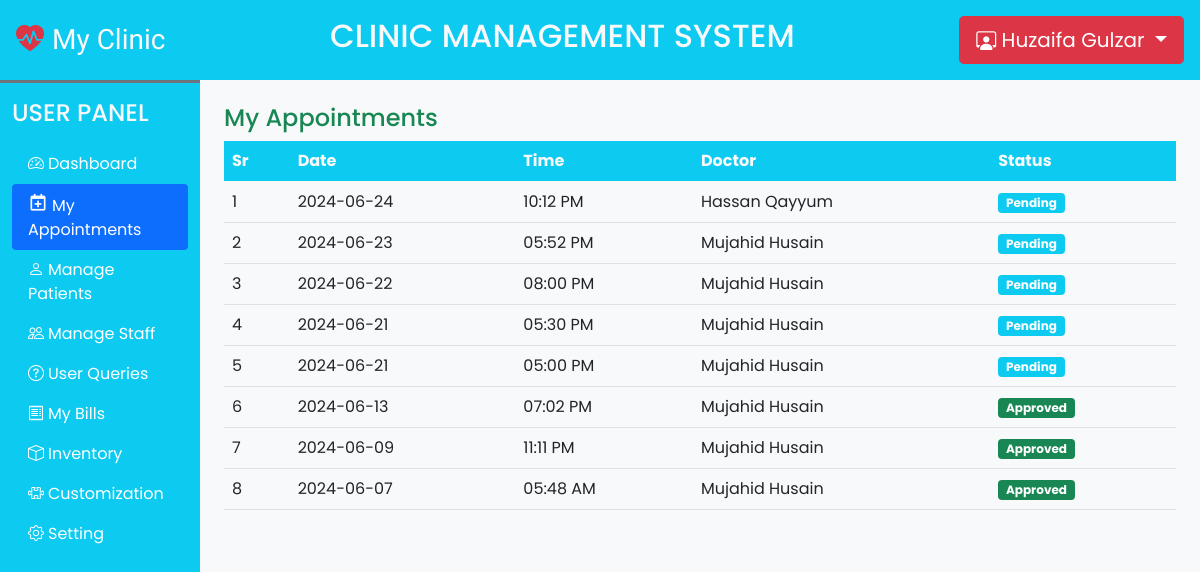
Page /patient/appointments.php (signed in) on the committed database.
### tables this page shows
CREATE TABLE `appointments` (
  `id` int(11) NOT NULL,
  `date` date NOT NULL,
  `time` time NOT NULL,
  `doctor_id` int(11) NOT NULL,
  `patient_id` int(11) NOT NULL,
  `status` tinyint(4) NOT NULL
);

CREATE TABLE `doctor` (
  `id` int(11) NOT NULL,
  `name` varchar(100) NOT NULL,
  `email` varchar(150) NOT NULL,
  `image` varchar(255) NOT NULL,
  `Specialization` varchar(100) NOT NULL,
  `pn` bigint(20) NOT NULL,
  `date_of_join` date NOT NULL DEFAULT current_timestamp(),
  `address` varchar(250) NOT NULL,
  `fees` int(50) NOT NULL,
  `password` varchar(300) NOT NULL,
  `status` tinyint(4) NOT NULL DEFAULT 0
);

### patient/partials/db_config.php (called while the page is built, shortened)
<?php
function select($sql, $values, $datatype){
  $con = $GLOBALS['con'];
  if($stmt = mysqli_prepare($con, $sql)){
    mysqli_stmt_bind_param($stmt, $datatype, ...$values);
    if(mysqli_stmt_execute($stmt)){
      $res = mysqli_stmt_get_result($stmt);
      return $res;
    }
    else{
      die("Query Can not be Executed- SELECT");
    }
  }
  else{
    die("Query Can not be Prepared- SELECT");
  }
}
?>

### patient/appointments.php (the view, shortened to what this page needs)
<?php
  require("partials/db_config.php");
  $patient_id = $_SESSION['userId'];
?>
<!DOCTYPE html>
<html lang="en">
<head>
  <?php require('partials/links.php');?>
</head>
<body class="bg-light">
  <?php require('partials/header.php');?>
  <div class="container-fluid" id="menu-content">
    <div class="row">
      <div class="col-lg-10 ms-auto p-4">
        <h4 class="text-success">My Appointments</h4>
        <div class="col-md-12">
                  <div class="table">
                      <table class="table table-hover">
                          <thead class="bg-info text-light">
                              <tr>
                                  <th>Sr</th>
                                  <th>Date</th>
                                  <th>Time</th>
                                  <th>Doctor</th>
                                  <th>Status</th>
                              </tr>
                          </thead>
                          <tbody>
                              <?php
                              $ap_q = "SELECT * FROM `appointments` WHERE `patient_id` = ? ORDER BY `date` DESC";
                              $ap_val = [$patient_id];
                              $ap_res = select($ap_q, $ap_val, 'i');
                              $i = 1;
                              if ($ap_res) {
                                  while ($row = mysqli_fetch_assoc($ap_res)) {
                                      $doctor_id = $row['doctor_id'];
                                      $status = ($row['status'] == 0) ? '<span class="badge bg-info text-white">Pending</span>' : '<span class="badge bg-success text-white">Approved</span>';
                                      $time = $row['time'];
                                      $dateTime = DateTime::createFromFormat('H:i:s', $time);
                                      $timeFormatted = $dateTime->format('h:i A');
                                      $doc_q = "SELECT * FROM `doctor` WHERE `id` = ?";
                                      $doc_val = [$doctor_id];
                                      $doc_res = select($doc_q, $doc_val, 'i');
                                      $doc_data = mysqli_fetch_assoc($doc_res);
                                      $doc_name = $doc_data['name'];
                                      echo '
                                      <tr>
                                          <td>' . $i . '</td>
                                          <td>' . $row['date'] . '</td>
                                          <td>' . $timeFormatted . '</td>
                                          <td>' . $doc_name . '</td>
                                          <td>' . $status . '</td>
                                      </tr>';
                                      $i++;
                                  }
                              }
                              ?>
                          </tbody>
                      </table>
                  </div>
                </div>
      </div>
    </div>
  </div>
</body>
</html>

### patient/css/style.css (style rules this page uses)
* { font-family: 'Poppins', sans-serif; }

### patient/css/common.css (style rules this page uses)
:root { --button_color:#6c757d; --button_color_hover:#adb5bd; }

### rows in the picture
appointments: date "2024-06-24", time "10:12 PM", doctor.name "Hassan Qayyum", status "Pending"
appointments: date "2024-06-23", time "05:52 PM", doctor.name "Mujahid Husain", status "Pending"
appointments: date "2024-06-22", time "08:00 PM", doctor.name "Mujahid Husain", status "Pending"
appointments: date "2024-06-21", time "05:30 PM", doctor.name "Mujahid Husain", status "Pending"
appointments: date "2024-06-21", time "05:00 PM", doctor.name "Mujahid Husain", status "Pending"
appointments: date "2024-06-13", time "07:02 PM", doctor.name "Mujahid Husain", status "Approved"
appointments: date "2024-06-09", time "11:11 PM", doctor.name "Mujahid Husain", status "Approved"
appointments: date "2024-06-07", time "05:48 AM", doctor.name "Mujahid Husain", status "Approved"

### other values in the picture
$_SESSION['username'] "Huzaifa Gulzar"
